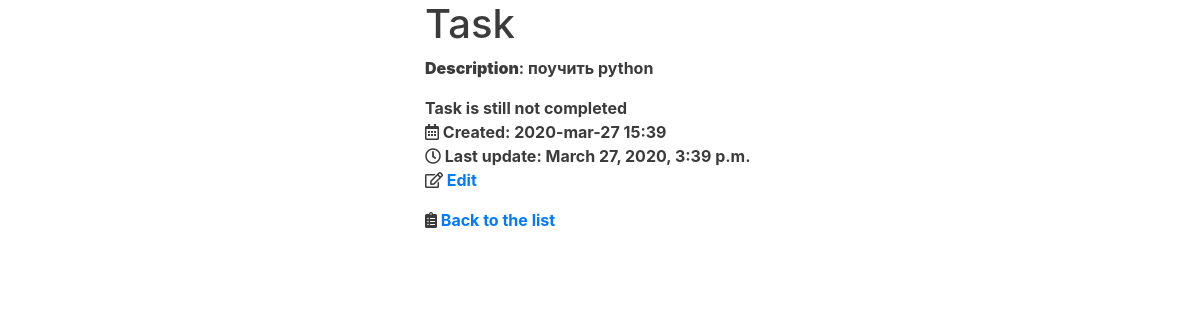
The page /tasks/details/5019 on the database its author committed.
### tasks/models.py (models this page shows, shortened)
class TodoItem(models.Model):
    PRIORITY_HIGH = 1
    PRIORITY_MEDIUM = 2
    PRIORITY_LOW = 3
    PRIORITY_CHOISES = [
        (PRIORITY_HIGH, 'High priority'),
        (PRIORITY_MEDIUM, 'Medium priority'),
        (PRIORITY_LOW, 'Low priority'),
    ]
    description = models.CharField(max_length=64)
    is_completed = models.BooleanField("executed", default=False)
    created = models.DateTimeField(auto_now_add=True)
    updated = models.DateTimeField(auto_now=True)
    owner = models.ForeignKey(
        User,
        on_delete=models.CASCADE,
        related_name='tasks'
    )
    priority = models.IntegerField(
        'Priority', choices=PRIORITY_CHOISES, default=PRIORITY_MEDIUM
    )
    tags = TaggableManager(through=RuTaggedItem)
    def __str__(self):
        return self.description.lower()
    class Meta:
        ordering = ('-created',)

### tasks/views.py (the view)
# urls.py: path('details/<int:pk>', views.TaskDetailsView.as_view(), name='details'),
class TaskDetailsView(DetailView):
    model = TodoItem
    template_name = 'tasks/details.html'

### tasks/templates/tasks/details.html (shortened to what this page needs)
{% extends 'base.html' %}
{% load static %}
{% block main_content %}
    <h1>Task</h1>
    <p><strong>Description</strong>: {{ object }}</p>
    <ul>
        <li>
        {{ object.is_completed|yesno:"Task completed, Task is still not completed" }}
        </li>
        <li><i class='far fa-calendar-alt'></i>&nbsp;Created: {{ object.created|date:"Y-b-d H:i" }}</li>
        <li><i class='far fa-clock'></i>&nbsp;Last update: {{ object.updated }}</li>
        <li><i class="far fa-edit"></i>&nbsp;<a href="{% url "tasks:edit" pk=object.pk %}">Edit</a></li>
    </ul>
    <i class='fas fa-clipboard-list'></i>&nbsp;<a href={% url 'tasks:list' %}>Back to the list</a>
{% endblock main_content %}

### static/css/styles.css (style rules this page uses)
ul { padding: 0; text-align: left; list-style: none; }

### rows shown on the page
TodoItem: description "поучить python", is_completed "Task is still not completed", created "2020-mar-27 15:39", updated "March 27, 2020, 3:39 p.m."
